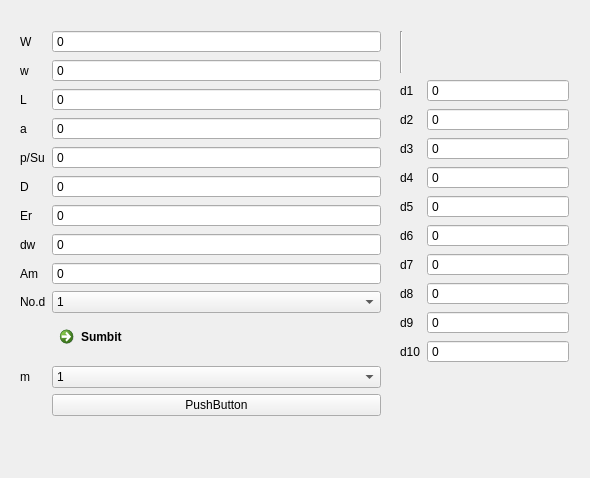
    <widget class="QWidget" name="Ft_wire_rope">
     <widget class="QWidget" name="formLayoutWidget_25">
      <property name="geometry">
       <rect>
        <x>20</x>
        <y>30</y>
        <width>361</width>
        <height>439</height>
       </rect>
      </property>
      <layout class="QFormLayout" name="formLayout_25">
       <item row="0" column="0">
        <widget class="QLabel" name="htext_114">
         <property name="text">
          <string>W</string>
         </property>
        </widget>
       </item>
       <item row="0" column="1">
        <widget class="QDoubleSpinBox" name="DoubleSpinBox_75">
         <property name="buttonSymbols">
          <enum>QAbstractSpinBox::NoButtons</enum>
         </property>
         <property name="specialValueText">
          <string>0</string>
         </property>
         <property name="decimals">
          <number>3</number>
         </property>
         <property name="minimum">
          <double>-1000000000000.000000000000000</double>
         </property>
         <property name="maximum">
          <double>1000000000000.000000000000000</double>
         </property>
         <property name="value">
          <double>-1000000000000.000000000000000</double>
         </property>
        </widget>
       </item>
       <item row="1" column="0">
        <widget class="QLabel" name="htext_115">
         <property name="text">
          <string>w</string>
         </property>
        </widget>
       </item>
       <item row="1" column="1">
        <widget class="QDoubleSpinBox" name="DoubleSpinBox_77">
         <property name="buttonSymbols">
          <enum>QAbstractSpinBox::NoButtons</enum>
         </property>
         <property name="specialValueText">
          <string>0</string>
         </property>
         <property name="decimals">
          <number>3</number>
         </property>
         <property name="minimum">
          <double>-1000000000000.000000000000000</double>
         </property>
         <property name="maximum">
          <double>1000000000000.000000000000000</double>
         </property>
         <property name="value">
          <double>-1000000000000.000000000000000</double>
         </property>
        </widget>
       </item>
       <item row="2" column="0">
        <widget class="QLabel" name="htext_117">
         <property name="toolTip">
          <string>&lt;html&gt;&lt;head/&gt;&lt;body&gt;&lt;p&gt;l&lt;span style=&quot; vertical-align:sub;&quot;&gt;2&lt;/span&gt;&lt;/p&gt;&lt;/body&gt;&lt;/html&gt;</string>
         </property>
         <property name="text">
          <string>L</string>
         </property>
        </widget>
       </item>
       <item row="2" column="1">
        <widget class="QDoubleSpinBox" name="DoubleSpinBox_78">
         <property name="buttonSymbols">
          <enum>QAbstractSpinBox::NoButtons</enum>
         </property>
         <property name="specialValueText">
          <string>0</string>
         </property>
         <property name="decimals">
          <number>3</number>
         </property>
         <property name="minimum">
          <double>-1000000000000.000000000000000</double>
         </property>
         <property name="maximum">
          <double>1000000000000.000000000000000</double>
         </property>
         <property name="value">
          <double>-1000000000000.000000000000000</double>
         </property>
        </widget>
       </item>
       <item row="3" column="0">
        <widget class="QLabel" name="htext_118">
         <property name="text">
          <string>a</string>
         </property>
        </widget>
       </item>
       <item row="3" column="1">
        <widget class="QDoubleSpinBox" name="DoubleSpinBox_79">
         <property name="buttonSymbols">
          <enum>QAbstractSpinBox::NoButtons</enum>
         </property>
         <property name="specialValueText">
          <string>0</string>
         </property>
         <property name="decimals">
          <number>3</number>
         </property>
         <property name="minimum">
          <double>-1000000000000.000000000000000</double>
         </property>
         <property name="maximum">
          <double>1000000000000.000000000000000</double>
         </property>
         <property name="value">
          <double>-1000000000000.000000000000000</double>
         </property>
        </widget>
       </item>
       <item row="4" column="0">
        <widget class="QLabel" name="htext_119">
         <property name="text">
          <string>p/Su</string>
         </property>
        </widget>
       </item>
       <item row="4" column="1">
        <widget class="QDoubleSpinBox" name="DoubleSpinBox_80">
         <property name="buttonSymbols">
          <enum>QAbstractSpinBox::NoButtons</enum>
         </property>
         <property name="specialValueText">
          <string>0</string>
         </property>
         <property name="decimals">
          <number>3</number>
         </property>
         <property name="minimum">
          <double>-1000000000000.000000000000000</double>
         </property>
         <property name="maximum">
          <double>1000000000000.000000000000000</double>
         </property>
         <property name="value">
          <double>-1000000000000.000000000000000</double>
         </property>
        </widget>
       </item>
       <item row="5" column="0">
        <widget class="QLabel" name="htext_120">
         <property name="text">
          <string>D</string>
         </property>
        </widget>
       </item>
       <item row="5" column="1">
        <widget class="QDoubleSpinBox" name="DoubleSpinBox_81">
         <property name="buttonSymbols">
          <enum>QAbstractSpinBox::NoButtons</enum>
         </property>
         <property name="specialValueText">
          <string>0</string>
         </property>
         <property name="decimals">
          <number>3</number>
         </property>
         <property name="minimum">
          <double>-1000000000000.000000000000000</double>
         </property>
         <property name="maximum">
          <double>1000000000000.000000000000000</double>
         </property>
         <property name="value">
          <double>-1000000000000.000000000000000</double>
         </property>
        </widget>
       </item>
       <item row="6" column="0">
        <widget class="QLabel" name="htext_122">
         <property name="text">
          <string>Er</string>
         </property>
        </widget>
       </item>
       <item row="6" column="1">
        <widget class="QDoubleSpinBox" name="DoubleSpinBox_83">
         <property name="buttonSymbols">
          <enum>QAbstractSpinBox::NoButtons</enum>
         </property>
         <property name="specialValueText">
          <string>0</string>
         </property>
         <property name="decimals">
          <number>3</number>
         </property>
         <property name="minimum">
          <double>-1000000000000.000000000000000</double>
         </property>
         <property name="maximum">
          <double>1000000000000.000000000000000</double>
         </property>
         <property name="value">
          <double>-1000000000000.000000000000000</double>
         </property>
        </widget>
       </item>
       <item row="7" column="0">
        <widget class="QLabel" name="htext_123">
         <property name="text">
          <string>dw</string>
         </property>
        </widget>
       </item>
       <item row="7" column="1">
        <widget class="QDoubleSpinBox" name="DoubleSpinBox_84">
         <property name="buttonSymbols">
          <enum>QAbstractSpinBox::NoButtons</enum>
         </property>
         <property name="specialValueText">
          <string>0</string>
         </property>
         <property name="decimals">
          <number>3</number>
         </property>
         <property name="minimum">
          <double>-1000000000000.000000000000000</double>
         </property>
         <property name="maximum">
          <double>1000000000000.000000000000000</double>
         </property>
         <property name="value">
          <double>-1000000000000.000000000000000</double>
         </property>
        </widget>
       </item>
       <item row="8" column="0">
        <widget class="QLabel" name="htext_124">
         <property name="text">
          <string>Am</string>
         </property>
        </widget>
       </item>
       <item row="8" column="1">
        <widget class="QDoubleSpinBox" name="DoubleSpinBox_85">
         <property name="buttonSymbols">
          <enum>QAbstractSpinBox::NoButtons</enum>
         </property>
         <property name="specialValueText">
          <string>0</string>
         </property>
         <property name="decimals">
          <number>3</number>
         </property>
         <property name="minimum">
          <double>-1000000000000.000000000000000</double>
         </property>
         <property name="maximum">
          <double>1000000000000.000000000000000</double>
         </property>
         <property name="value">
          <double>-1000000000000.000000000000000</double>
         </property>
        </widget>
       </item>
       <item row="10" column="0">
        <widget class="QLabel" name="htext_127">
         <property name="text">
          <string>No.d</string>
         </property>
        </widget>
       </item>
       <item row="12" column="0">
        <widget class="QLabel" name="htext_126">
         <property name="text">
          <string>m</string>
         </property>
        </widget>
       </item>
       <item row="12" column="1">
        <widget class="QComboBox" name="comboBox_2">
         <item>
          <property name="text">
           <string>1</string>
          </property>
         </item>
         <item>
          <property name="text">
           <string>2</string>
          </property>
         </item>
         <item>
          <property name="text">
           <string>3</string>
          </property>
         </item>
         <item>
          <property name="text">
           <string>4</string>
          </property>
         </item>
         <item>
          <property name="text">
           <string>5</string>
          </property>
         </item>
         <item>
          <property name="text">
           <string>6</string>
          </property>
         </item>
         <item>
          <property name="text">
           <string>7</string>
          </property>
         </item>
         <item>
          <property name="text">
           <string>8</string>
          </property>
         </item>
         <item>
          <property name="text">
           <string>9</string>
          </property>
         </item>
         <item>
          <property name="text">
           <string>10</string>
          </property>
         </item>
        </widget>
       </item>
       <item row="13" column="1">
        <widget class="QPushButton" name="pushButton_35">
         <property name="text">
          <string>PushButton</string>
         </property>
        </widget>
       </item>
       <item row="11" column="1">
        <widget class="QCommandLinkButton" name="commandLinkButton">
         <property name="text">
          <string>Sumbit</string>
         </property>
         <property name="description">
          <string/>
         </property>
        </widget>
       </item>
       <item row="10" column="1">
        <widget class="QComboBox" name="comboBox_3">
         <item>
          <property name="text">
           <string>1</string>
          </property>
         </item>
         <item>
          <property name="text">
           <string>2</string>
          </property>
         </item>
         <item>
          <property name="text">
           <string>3</string>
          </property>
         </item>
         <item>
          <property name="text">
           <string>4</string>
          </property>
         </item>
         <item>
          <property name="text">
           <string>5</string>
          </property>
         </item>
         <item>
          <property name="text">
           <string>6</string>
          </property>
         </item>
         <item>
          <property name="text">
           <string>7</string>
          </property>
         </item>
         <item>
          <property name="text">
           <string>8</string>
          </property>
         </item>
         <item>
          <property name="text">
           <string>9</string>
          </property>
         </item>
         <item>
          <property name="text">
           <string>10</string>
          </property>
         </item>
        </widget>
       </item>
      </layout>
     </widget>
     <widget class="QWidget" name="widget" native="true">
      <property name="geometry">
       <rect>
        <x>390</x>
        <y>0</y>
        <width>191</width>
        <height>381</height>
       </rect>
      </property>
      <widget class="QWidget" name="formLayoutWidget_26">
       <property name="geometry">
        <rect>
         <x>10</x>
         <y>31</y>
         <width>169</width>
         <height>332</height>
        </rect>
       </property>
       <layout class="QGridLayout" name="gridLayout">
        <item row="1" column="0">
         <widget class="QLabel" name="htext_152">
          <property name="text">
           <string>d1</string>
          </property>
         </widget>
        </item>
        <item row="4" column="1">
         <widget class="QDoubleSpinBox" name="DoubleSpinBox_155">
          <property name="buttonSymbols">
           <enum>QAbstractSpinBox::NoButtons</enum>
          </property>
          <property name="specialValueText">
           <string>0</string>
          </property>
          <property name="decimals">
           <number>3</number>
          </property>
          <property name="minimum">
           <double>-1000000000000.000000000000000</double>
          </property>
          <property name="maximum">
           <double>1000000000000.000000000000000</double>
          </property>
          <property name="value">
           <double>-1000000000000.000000000000000</double>
          </property>
         </widget>
        </item>
        <item row="3" column="0">
         <widget class="QLabel" name="htext_154">
          <property name="text">
           <string>d3</string>
          </property>
         </widget>
        </item>
        <item row="7" column="1">
         <widget class="QDoubleSpinBox" name="DoubleSpinBox_158">
          <property name="buttonSymbols">
           <enum>QAbstractSpinBox::NoButtons</enum>
          </property>
          <property name="specialValueText">
           <string>0</string>
          </property>
          <property name="decimals">
           <number>3</number>
          </property>
          <property name="minimum">
           <double>-1000000000000.000000000000000</double>
          </property>
          <property name="maximum">
           <double>1000000000000.000000000000000</double>
          </property>
          <property name="value">
           <double>-1000000000000.000000000000000</double>
          </property>
         </widget>
        </item>
        <item row="4" column="0">
         <widget class="QLabel" name="htext_155">
          <property name="text">
           <string>d4</string>
          </property>
         </widget>
        </item>
        <item row="10" column="0">
         <widget class="QLabel" name="htext_161">
          <property name="text">
           <string>d10</string>
          </property>
         </widget>
        </item>
        <item row="5" column="0">
         <widget class="QLabel" name="htext_156">
          <property name="text">
           <string>d5</string>
          </property>
         </widget>
        </item>
        <item row="8" column="0">
         <widget class="QLabel" name="htext_159">
          <property name="text">
           <string>d8</string>
          </property>
         </widget>
        </item>
        <item row="3" column="1">
         <widget class="QDoubleSpinBox" name="DoubleSpinBox_154">
          <property name="buttonSymbols">
           <enum>QAbstractSpinBox::NoButtons</enum>
          </property>
          <property name="specialValueText">
           <string>0</string>
          </property>
          <property name="decimals">
           <number>3</number>
          </property>
          <property name="minimum">
           <double>-1000000000000.000000000000000</double>
          </property>
          <property name="maximum">
           <double>1000000000000.000000000000000</double>
          </property>
          <property name="value">
           <double>-1000000000000.000000000000000</double>
          </property>
         </widget>
        </item>
        <item row="9" column="1">
         <widget class="QDoubleSpinBox" name="DoubleSpinBox_160">
          <property name="buttonSymbols">
           <enum>QAbstractSpinBox::NoButtons</enum>
          </property>
          <property name="specialValueText">
           <string>0</string>
          </property>
          <property name="decimals">
           <number>3</number>
          </property>
          <property name="minimum">
           <double>-1000000000000.000000000000000</double>
          </property>
          <property name="maximum">
           <double>1000000000000.000000000000000</double>
          </property>
          <property name="value">
           <double>-1000000000000.000000000000000</double>
          </property>
         </widget>
        </item>
        <item row="9" column="0">
         <widget class="QLabel" name="htext_160">
          <property name="text">
           <string>d9</string>
          </property>
         </widget>
        </item>
        <item row="2" column="0">
         <widget class="QLabel" name="htext_153">
          <property name="text">
           <string>d2</string>
          </property>
         </widget>
        </item>
        <item row="6" column="0">
         <widget class="QLabel" name="htext_157">
          <property name="text">
           <string>d6</string>
          </property>
         </widget>
        </item>
        <item row="6" column="1">
         <widget class="QDoubleSpinBox" name="DoubleSpinBox_157">
          <property name="buttonSymbols">
           <enum>QAbstractSpinBox::NoButtons</enum>
          </property>
          <property name="specialValueText">
           <string>0</string>
          </property>
          <property name="decimals">
           <number>3</number>
          </property>
          <property name="minimum">
           <double>-1000000000000.000000000000000</double>
          </property>
          <property name="maximum">
           <double>1000000000000.000000000000000</double>
          </property>
          <property name="value">
           <double>-1000000000000.000000000000000</double>
          </property>
         </widget>
        </item>
        <item row="7" column="0">
         <widget class="QLabel" name="htext_158">
          <property name="text">
           <string>d7</string>
          </property>
         </widget>
        </item>
        <item row="0" column="0">
         <widget class="Line" name="line_3">
          <property name="orientation">
           <enum>Qt::Vertical</enum>
          </property>
         </widget>
        </item>
        <item row="1" column="1">
         <widget class="QDoubleSpinBox" name="DoubleSpinBox_152">
          <property name="buttonSymbols">
           <enum>QAbstractSpinBox::NoButtons</enum>
          </property>
          <property name="specialValueText">
           <string>0</string>
          </property>
          <property name="decimals">
           <number>3</number>
          </property>
          <property name="minimum">
           <double>-1000000000000.000000000000000</double>
          </property>
          <property name="maximum">
           <double>1000000000000.000000000000000</double>
          </property>
          <property name="value">
           <double>-1000000000000.000000000000000</double>
          </property>
         </widget>
        </item>
        <item row="8" column="1">
         <widget class="QDoubleSpinBox" name="DoubleSpinBox_159">
          <property name="buttonSymbols">
           <enum>QAbstractSpinBox::NoButtons</enum>
          </property>
          <property name="specialValueText">
           <string>0</string>
          </property>
          <property name="decimals">
           <number>3</number>
          </property>
          <property name="minimum">
           <double>-1000000000000.000000000000000</double>
          </property>
          <property name="maximum">
           <double>1000000000000.000000000000000</double>
          </property>
          <property name="value">
           <double>-1000000000000.000000000000000</double>
          </property>
         </widget>
        </item>
        <item row="10" column="1">
         <widget class="QDoubleSpinBox" name="DoubleSpinBox_161">
          <property name="buttonSymbols">
           <enum>QAbstractSpinBox::NoButtons</enum>
          </property>
          <property name="specialValueText">
           <string>0</string>
          </property>
          <property name="decimals">
           <number>3</number>
          </property>
          <property name="minimum">
           <double>-1000000000000.000000000000000</double>
          </property>
          <property name="maximum">
           <double>1000000000000.000000000000000</double>
          </property>
          <property name="value">
           <double>-1000000000000.000000000000000</double>
          </property>
         </widget>
        </item>
        <item row="2" column="1">
         <widget class="QDoubleSpinBox" name="DoubleSpinBox_153">
          <property name="buttonSymbols">
           <enum>QAbstractSpinBox::NoButtons</enum>
          </property>
          <property name="specialValueText">
           <string>0</string>
          </property>
          <property name="decimals">
           <number>3</number>
          </property>
          <property name="minimum">
           <double>-1000000000000.000000000000000</double>
          </property>
          <property name="maximum">
           <double>1000000000000.000000000000000</double>
          </property>
          <property name="value">
           <double>-1000000000000.000000000000000</double>
          </property>
         </widget>
        </item>
        <item row="5" column="1">
         <widget class="QDoubleSpinBox" name="DoubleSpinBox_156">
          <property name="buttonSymbols">
           <enum>QAbstractSpinBox::NoButtons</enum>
          </property>
          <property name="specialValueText">
           <string>0</string>
          </property>
          <property name="decimals">
           <number>3</number>
          </property>
          <property name="minimum">
           <double>-1000000000000.000000000000000</double>
          </property>
          <property name="maximum">
           <double>1000000000000.000000000000000</double>
          </property>
          <property name="value">
           <double>-1000000000000.000000000000000</double>
          </property>
         </widget>
        </item>
       </layout>
      </widget>
     </widget>
    </widget>
